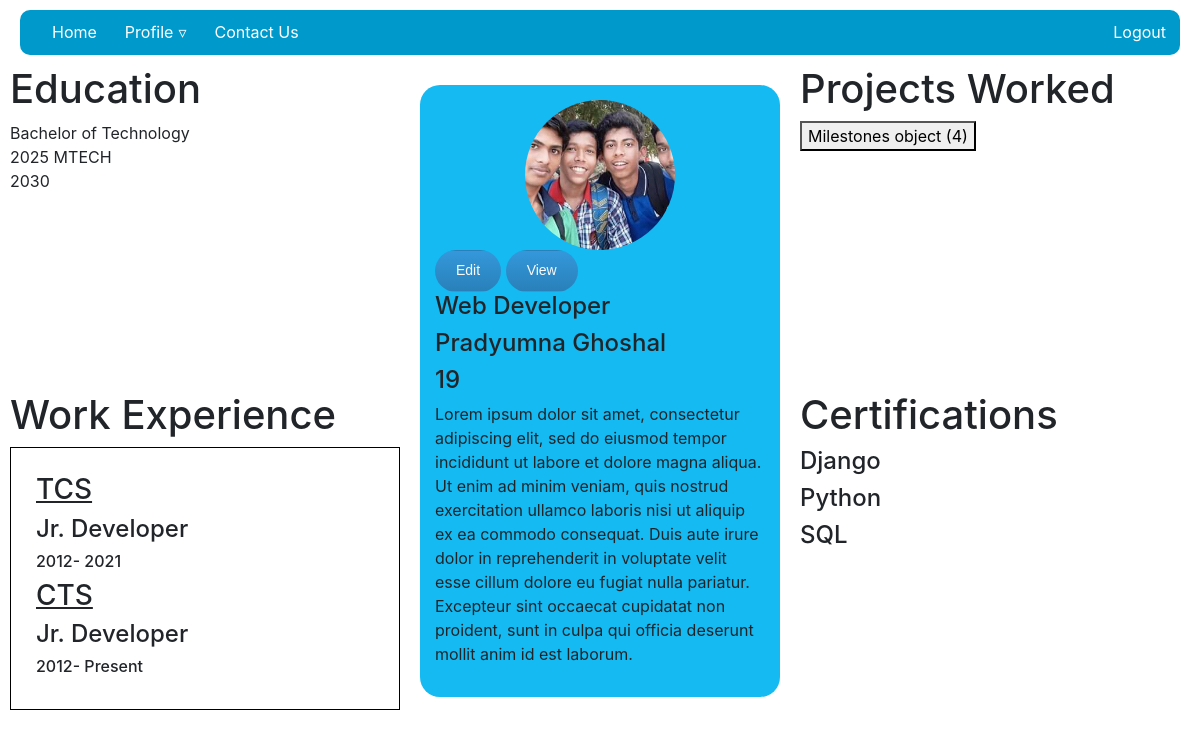
Page /profile/pradyumna/ (signed in) on the committed database.
### prof_details/models.py (models this page shows)
class Academics(models.Model):
    profile = models.ForeignKey(Profile, on_delete=models.CASCADE)
    degree = models.CharField(max_length=50, null=True, blank=True)
    year_of_completion = models.IntegerField(choices=[(r,r) for r in range(1950,datetime.date.today().year+10)],
                                             default=datetime.date.today().year, null=True, blank=True)

class WorkExperiences(models.Model):
    user = models.ForeignKey(User, on_delete=models.CASCADE)
    organization_name = models.CharField(max_length=50, null=True, blank=True)
    designation = models.CharField(max_length=30, null=True, blank=True)
    year_joined = models.IntegerField(choices=[(r,r) for r in range(1950,datetime.date.today().year)],
                                             default=datetime.date.today().year-10, null=True, blank=True)
    year_left = models.IntegerField(choices=[(r,r) for r in range(1950,datetime.date.today().year)]+[(435464,'Present')],
                                             default=435464, null=True, blank=True)

class Profile(models.Model):
    user = models.OneToOneField(User, on_delete=models.CASCADE)
    headline = models.TextField(max_length=50, null=True, blank=True)
    avatar = models.ImageField(upload_to='avatar/', default='avatar.png')
    bio = models.TextField(max_length=500, null=True, blank=True)
    gender = models.CharField(choices=[('m','Male'),('f','Female')], max_length=1, null=True, blank=True)
    age = models.IntegerField(validators=[MinValueValidator(18),], null=True, blank=True)

class Certifications(models.Model):
    user = models.ForeignKey(User, on_delete=models.CASCADE)
    title =  models.CharField(max_length=20, null=True, blank=True)
    certifications = models.FileField(upload_to='certifications/' ,null=True, blank=True)

### base/models.py (models this page shows)
class User(AbstractUser):
    USERNAME_FIELD='username'
    def __str__(self):
        if super().first_name:
            return super().get_full_name()
        else:
            return super().username

class Milestones(models.Model):
    user = models.ForeignKey(User, on_delete=models.CASCADE)
    title =  models.CharField(max_length=20, null=True, blank=True)
    description = models.TextField(max_length=1000, null=True, blank=True)
    project_or_repository_link = models.URLField(null=True, blank=True)
    acknowledgement = models.ImageField(upload_to='acknowledment/', null=True, blank=True)
    project = models.ImageField(upload_to='project_images/', null=True, blank=True)

### prof_details/views.py (the view)
# urls.py: path('profile/<str:username>/', login_required(views.ProfileView.as_view(),login_url='login'), name='profile'),
class ProfileView(View):
    def get(self, request, *args, **kwargs):
        username = request.user.username
        page = 'ViewProfile'
        context = {'page':page}
        try:
            profile = Profile.objects.get(user=request.user)
            context.update({'profile': profile})
        except:
            messages.error(request,'Havent set up a profile yet')
        try:
            academics = Academics.objects.filter(profile=profile)
            context.update({'academics':academics})
        except:
            pass
        try:
            milestones = Milestones.objects.filter(user=request.user)
            context.update({'milestones':milestones})
        except:
            pass
        try:
            certif = Certifications.objects.filter(user=request.user).values()
            context.update({'certifications':certif})
        except:
            pass
        try:
            workex = WorkExperiences.objects.filter(user=request.user)
            context.update({'workexperience':workex})
        except:
            pass
        return render(request,'prof_details/profile.html', context)

### prof_details/templates/prof_details/profile.html
{% extends 'main.html' %}
{% load crispy_forms_tags %}
{% block content %}
{% if page == 'edit' %}
    <div class="profile-edit">
        <div class="left">
            <div class="edit-form">
                <h1>Edit your Profile</h1>
                <img src="{{profile.avatar.url}}" width="120"/>
                <br>
                <form action="" method="POST" enctype='multipart/form-data'>
                    {% csrf_token %}
                    {{form|crispy}}
                    <input type="submit" value="Save" class="btn">
                    {% if request.GET.r != 'profile' %}
                        {% if form.instance.id %}
                            <a class="btn" href="{% url 'delete' form.instance.id %}?r={{r}}" style="background: red;">DELETE</a>
                        {% elif form.id %}
                            <a class="btn" href="{% url 'delete' form.id %}?r={{r}}" style="background: red;">DELETE</a>
                        {% endif %}
                    {% endif %}
                </form>
            </div>
        </div>
            <div class="right">
                <ul>
                    <li><a href="?r=profile">Profile</a></li>
                    <li><a href="{% url 'detail'  %}?r=certification&d=details">Certifications</a></li>
                    <li><a href="{% url 'detail'  %}?r=academics&d=details">Academics</a></li>
                    <li><a href="{% url 'detail'  %}?r=experience&d=details">Experience</a></li>
                    <li><a href="{% url 'detail'  %}?r=projects&d=details">Projects</a></li>
                    <li><a href="{% url 'detail'  %}?r=skills&d=details">Skills</a></li>
                    <li><a href="{% url 'detail'  %}?r=contacts&d=details">Contacts</a></li>
                </ul>
            </div>
    </div>
{% elif page == 'ViewProfile' %}
    <div class="profilecontainer">
        <div id="profile-left">
            <div>
                {% if academics %}
                    <h1>
                        Education
                    </h1>
                    {% for p in academics %}
                        {% if p is not None %}
                            {{p.degree}}
                            <br>
                        {% endif %}
                        {{p.year_of_completion}}
                    {% endfor %}
                {% endif %}
            </div>
            <div>
                {% if workexperience %}
                    <h1>Work Experience</h1>
                    <div class="work-block">
                            {% for w in workexperience %}
                                <u><h3>{{w.organization_name}}</h3></u>
                                <h4>{{w.designation}}</h4>
                                <h6>{{w.year_joined}}-
                                    {% if w.year_left == 435464  %}
                                        Present
                                    {% else %}
                                        {{w.year_left}}
                                    {% endif %}
                                </h6>
                            {% endfor %}
                    </div>
                {% endif %}
            </div>
        </div>
        <div class="profile">
                <img id="profile-avatar" src="{{profile.avatar.url}}" width="120"/>
                <a class="btn" href="{% url 'edit_spc_profile' profile.id %}?r=profile">Edit</a>
                <a class="btn" href="{% url 'view_profile'%}">View</a>
            <div class="profile-data">
                <h4 class="profile-data">{{profile.headline}}</h4>
                <h4 class="profile-data">{{profile.user}}</h4>
                <h4 class="profile-data">{{profile.age}}</h4>
                <p class="profile-data">{{profile.bio}}</p>
            </div>
        </div>
        <div id="profile-right">
            <div>
                {% if milestones %}
                    <h1>Projects Worked</h1>
                    {% for m in milestones %}
                        <a href="{% url 'milestone' m.id %}">
                            <button>
                                {{m}}
                            </button>
                            <br>
                        </a>
                    {% endfor %}
                {% endif %}
            </div>
            <div>
                {% if certifications %}
                    <h1>Certifications</h1>
                    {% for cer in certifications %}
                        <h4>{{cer.title}}</h4>
                    {% endfor %}
                {% endif %}
            </div>
        </div>
    </div>
{% endif %}
{% endblock content %}

### static/style/main.css (style rules this page uses)
body { margin: 10px; }
.profile { display: block; margin-left: auto; margin-right: auto; width: 360px; background-color: #14baf1; border-radius: 20px; padding: 15px; margin: 20px; }
#profile-avatar { display: block; margin-left: auto; margin-right: auto; width: 150px; height: 150px; object-fit: cover; border-radius: 50%; border-width: 5px; }
.profilecontainer { display: grid; grid-template-columns: 1fr 1fr 1fr; }
#profile-right, #profile-left { display: grid; grid-template-rows: 1fr 1fr ; }
.work-block { display: block; border: 1px solid black; padding: 25px; width: auto; }
.btn { background: #3498db; background-image: -webkit-linear-gradient(top, #3498db, #2980b9); background-image: -moz-linear-gradient(top, #3498db, #2980b9); background-image: -ms-linear-gradient(top, #3498db, #2980b9); background-image: -o-linear-gradient(top, #3498db, #2980b9); background-image: linear-gradient(to bottom, #3498db, #2980b9); -webkit-border-radius: 26; -moz-border-radius: 26; border-radius: 26px; font-family: Arial; color: #fafafa; font-size: 14px; padding: 9px 20px 10px 20px; text-decoration: none; }

### rows in the picture
Academics: degree "Bachelor of Technology", year_of_completion "2025"
Academics: degree "MTECH", year_of_completion "2030"
WorkExperiences: organization_name "TCS", designation "Jr. Developer", year_joined "2012", year_left "2021"
WorkExperiences: organization_name "CTS", designation "Jr. Developer", year_joined "2012", year_left "Present"
Profile: avatar (picture), headline "Web Developer", user "Pradyumna Ghoshal", age "19", bio "Lorem ipsum dolor sit amet, consectetur adipiscing elit, sed do eiusmod tempor incididunt ut labore et dolore magna aliqua. Ut enim ad minim veniam, quis nostrud exercitation ullamco laboris nisi ut aliquip ex ea commodo consequat. Duis aute irure dolor in reprehenderit in voluptate velit esse cillum dolore eu fugiat nulla pariatur. Excepteur sint occaecat cupidatat non proident, sunt in culpa qui officia deserunt mollit anim id est laborum."
Milestones: id "Milestones object (4)"
Certifications: title "Django"
Certifications: title "Python"
Certifications: title "SQL"
